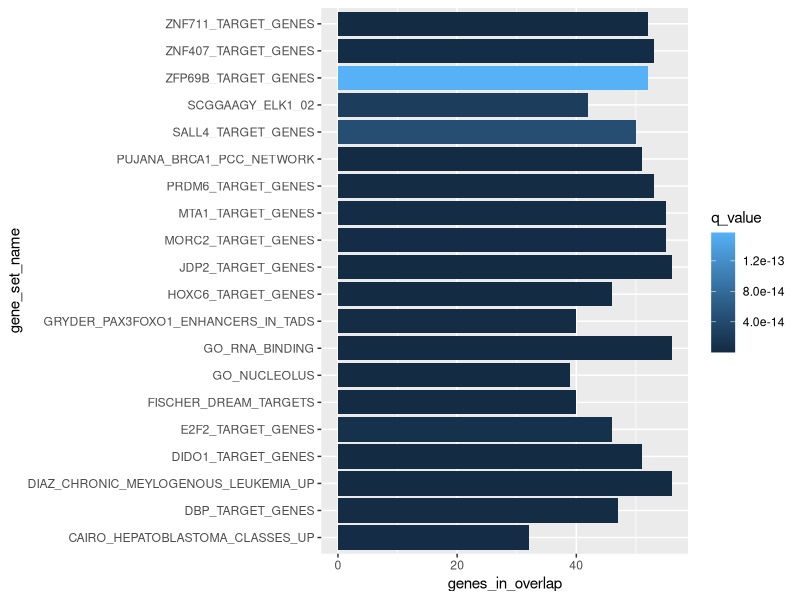
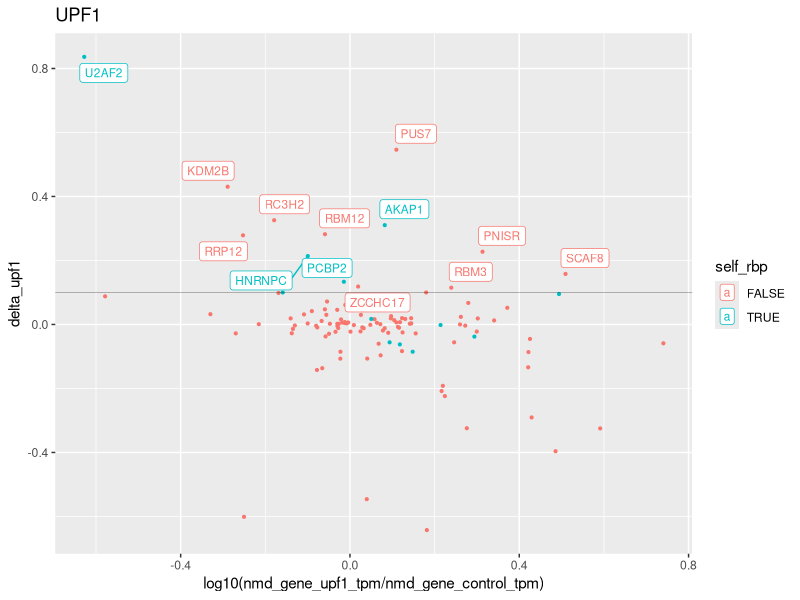
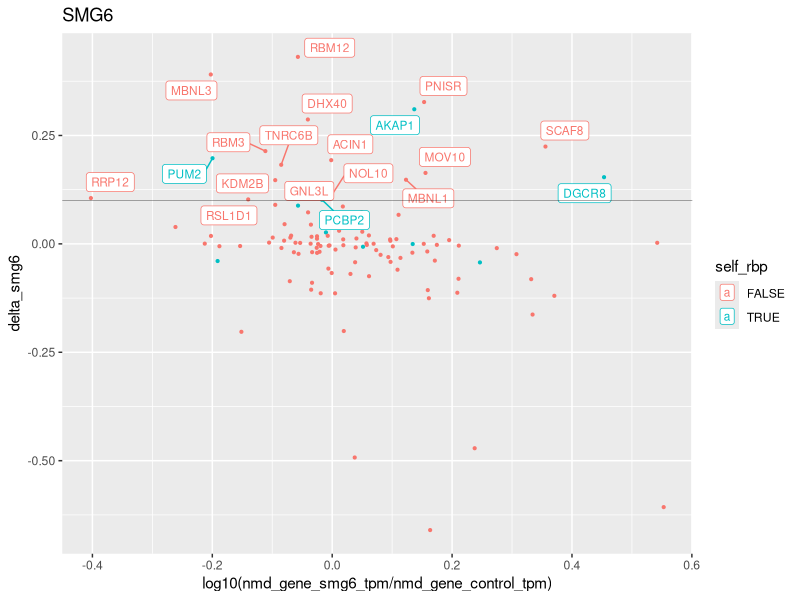

The R source for these figures, in order:
## ---- chunk 1
library(tidyverse)
library(knitr)
gd <- read_tsv('gene_table.tsv')
## ---- chunk 2
kable(head(gd))
## ---- chunk 3
keep_upf1 <- (gd$nmd_gene_upf1_tpm > 0) & (gd$delta_upf1 != 0)
keep_smg6 <- (gd$nmd_gene_smg6_tpm > 0) & (gd$delta_smg6 != 0)
## ---- chunk 4
positive_smg6 <- gd %>%
  filter(keep_smg6, delta_smg6 > 0) %>% 
  select(gene_name, entrez_id, delta_smg6) %>% 
  arrange(desc(delta_smg6))
kable(head(positive_smg6))
## ---- chunk 5
positive_upf1 <- gd %>%
  filter(keep_upf1, delta_upf1 > 0) %>% 
  select(gene_name, entrez_id, delta_upf1) %>% 
  arrange(desc(delta_upf1))
kable(head(positive_upf1))
## ---- chunk 6
positive_genes <- intersect(positive_smg6$gene_name, positive_upf1$gene_name)
write_lines(x = positive_genes, path = 'positive_genes.txt')
## ---- chunk 7
enr <- read_tsv('msigdb_results.tsv')
colnames(enr) <- c('gene_set_name', 'genes_in_gene_set', 'description',
                   'genes_in_overlap', 'k/K', 'p_value', 'q_value')
kable(enr)
## ---- chunk 8
ggplot(data = enr,
       mapping = aes(
         x = genes_in_overlap,
         y = gene_set_name,
         fill = q_value
       )) +
  geom_col()
## ---- chunk 9
library(ggrepel)
## ---- chunk 10
ggplot(
  data = gd[keep_upf1 & gd$is_rbp, ],
  mapping = aes(
    x = log10(nmd_gene_upf1_tpm / nmd_gene_control_tpm),
    y = delta_upf1,
    color = self_rbp,
    label = gene_name
  )
) + 
  geom_point(size = 0.75) + ggtitle('UPF1') +
  geom_label_repel(
    data = gd[keep_upf1 & gd$is_rbp & gd$delta_upf1 > 0.1, ],
    mapping = aes(
      x = log10(nmd_gene_upf1_tpm / nmd_gene_control_tpm),
      y = delta_upf1,
      label = gene_name
    ),
    size = 3
  ) +
  geom_hline(yintercept = 0.1, size = 0.1)
## ---- chunk 11
ggplot(
  data = gd[keep_smg6 & gd$is_rbp, ],
  mapping = aes(
    x = log10(nmd_gene_smg6_tpm / nmd_gene_control_tpm),
    y = delta_smg6,
    color = self_rbp,
    label = gene_name
  )
) + 
  geom_point(size = 0.75) + ggtitle('SMG6') +
  geom_label_repel(
    data = gd[keep_smg6 & gd$is_rbp & gd$delta_smg6 > 0.1, ],
    mapping = aes(
      x = log10(nmd_gene_smg6_tpm / nmd_gene_control_tpm),
      y = delta_smg6,
      label = gene_name
    ),
    size = 3
  ) +
  geom_hline(yintercept = 0.1, size = 0.1)
